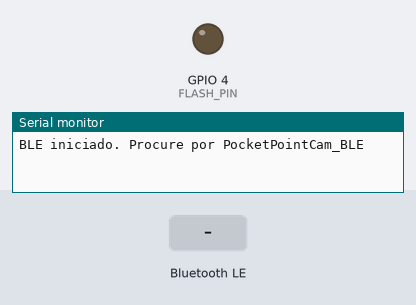
Bench run of a sketch on a simulated ESP32. Parts: output pins drawn as LEDs (lit = HIGH), the last lines printed to the serial monitor. The inputs (shaded band) are chosen by the test bench. Nothing arrives over Bluetooth unless stated; the camera gives no picture; a phone connects over Bluetooth LE 3 s after start.

Above: at 1.5 s.
1.6 s: Bluetooth LE write "ON" received
At 1.9 s:
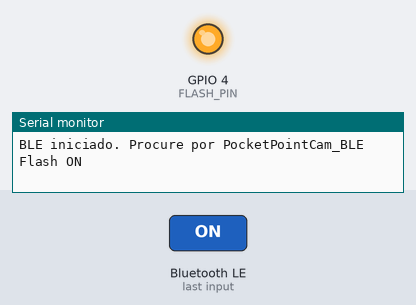
3.1 s: Bluetooth LE write "NEXT" received
At 4.2 s:
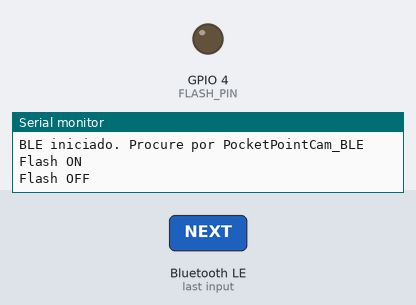
Timing chart, 0 to 6.1 s (numbered marks = the images above; inputs shaded):
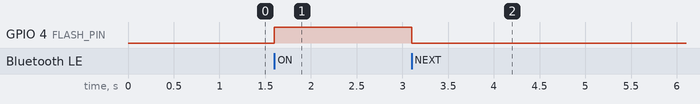

The sketch:

PocketPointCam_ESP.ino
```cpp
#include "esp_camera.h"
#include <BLEDevice.h>
#include <BLEServer.h>
#include <BLEUtils.h>
#include <BLE2902.h>
#define CAMERA_MODEL_AI_THINKER
#include "camera_pins.h"

#define FLASH_PIN 4

#define SERVICE_UUID        "12345678-1234-1234-1234-1234567890ab"
#define PHOTO_UUID          "12345678-1234-1234-1234-1234567890ac"
#define FLASH_UUID          "12345678-1234-1234-1234-1234567890ad"
#define ACK_UUID            "12345678-1234-1234-1234-1234567890ae"

BLEServer *pServer;
BLECharacteristic *photoChar;
BLECharacteristic *flashChar;
BLECharacteristic *ackChar;
bool deviceConnected = false;

class FlashCallbacks: public BLECharacteristicCallbacks {
  void onWrite(BLECharacteristic *pCharacteristic) {
    String value = pCharacteristic->getValue();  // usar String do Arduino
    if (value == "ON") {
      digitalWrite(FLASH_PIN, HIGH);
      Serial.println("Flash ON");
    } else {
      digitalWrite(FLASH_PIN, LOW);
      Serial.println("Flash OFF");
    }
  }
};


void startCamera() {
  camera_config_t config;
  config.ledc_channel = LEDC_CHANNEL_0;
  config.ledc_timer = LEDC_TIMER_0;
  config.pin_d0 = Y2_GPIO_NUM;
  config.pin_d1 = Y3_GPIO_NUM;
  config.pin_d2 = Y4_GPIO_NUM;
  config.pin_d3 = Y5_GPIO_NUM;
  config.pin_d4 = Y6_GPIO_NUM;
  config.pin_d5 = Y7_GPIO_NUM;
  config.pin_d6 = Y8_GPIO_NUM;
  config.pin_d7 = Y9_GPIO_NUM;
  config.pin_xclk = XCLK_GPIO_NUM;
  config.pin_pclk = PCLK_GPIO_NUM;
  config.pin_vsync = VSYNC_GPIO_NUM;
  config.pin_href = HREF_GPIO_NUM;
  config.pin_sscb_sda = SIOD_GPIO_NUM;
  config.pin_sscb_scl = SIOC_GPIO_NUM;
  config.pin_pwdn = PWDN_GPIO_NUM;
  config.pin_reset = RESET_GPIO_NUM;
  config.xclk_freq_hz = 20000000;
  config.pixel_format = PIXFORMAT_JPEG;
  config.frame_size = FRAMESIZE_VGA;
  config.jpeg_quality = 10;
  config.fb_count = 1;

  esp_camera_init(&config);
}

int currentIndex = 0;
int chunkSize = 500;
camera_fb_t * fb;

class AckCallbacks : public BLECharacteristicCallbacks {
  void onWrite(BLECharacteristic* pCharacteristic) {
    String value = pCharacteristic->getValue();
    if (value == "NEXT") {
      sendNextChunk();
    }
  }
};

void sendNextChunk() {
  if (!fb) return;

  if (currentIndex < fb->len) {
    int len = (currentIndex + chunkSize < fb->len) ? chunkSize : (fb->len - currentIndex);
    photoChar->setValue(fb->buf + currentIndex, len);
    photoChar->notify();
    currentIndex += len;
    Serial.printf("Chunk enviado: %d/%d\n", currentIndex, fb->len);
  } else {
    // terminou, envia END
    photoChar->setValue("END");
    photoChar->notify();
    esp_camera_fb_return(fb);
    fb = nullptr;
    Serial.println("Foto enviada com END");
  }
}


void sendPhotoBLE() {
  fb = esp_camera_fb_get();
  if (!fb) {
    Serial.println("Erro ao capturar foto");
    return;
  }

  char sizeStr[16];
  sprintf(sizeStr, "%d", fb->len);
  photoChar->setValue(sizeStr);
  photoChar->notify();
  currentIndex = 0;
}


class PhotoCallbacks: public BLECharacteristicCallbacks {
  void onWrite(BLECharacteristic *pCharacteristic) {
    String value = pCharacteristic->getValue();
    if (value == "CAPTURE") {
      sendPhotoBLE();
    }
  }
};


void setup() {
  Serial.begin(115200);

  pinMode(FLASH_PIN, OUTPUT);
  digitalWrite(FLASH_PIN, LOW);

  startCamera();

  BLEDevice::init("PocketPointCam_BLE");
  pServer = BLEDevice::createServer();

  BLEService *pService = pServer->createService(SERVICE_UUID);

  flashChar = pService->createCharacteristic(
    FLASH_UUID,
    BLECharacteristic::PROPERTY_WRITE
  );
  flashChar->setCallbacks(new FlashCallbacks());

  ackChar = pService->createCharacteristic(
      ACK_UUID,
      BLECharacteristic::PROPERTY_WRITE
  );
  ackChar->setCallbacks(new AckCallbacks());


  photoChar = pService->createCharacteristic(
    PHOTO_UUID,
    BLECharacteristic::PROPERTY_WRITE | BLECharacteristic::PROPERTY_NOTIFY
  );
  photoChar->addDescriptor(new BLE2902());
  photoChar->setCallbacks(new PhotoCallbacks());

  pService->start();
  pServer->getAdvertising()->start();

  Serial.println("BLE iniciado. Procure por PocketPointCam_BLE");
}

void loop() {

}
```

camera_pins.h
```cpp
#pragma once

#define PWDN_GPIO_NUM     32
#define RESET_GPIO_NUM    -1
#define XCLK_GPIO_NUM      0
#define SIOD_GPIO_NUM     26
#define SIOC_GPIO_NUM     27

#define Y9_GPIO_NUM       35
#define Y8_GPIO_NUM       34
#define Y7_GPIO_NUM       39
#define Y6_GPIO_NUM       36
#define Y5_GPIO_NUM       21
#define Y4_GPIO_NUM       19
#define Y3_GPIO_NUM       18
#define Y2_GPIO_NUM        5

#define VSYNC_GPIO_NUM    25
#define HREF_GPIO_NUM     23
#define PCLK_GPIO_NUM     22
```

Measured:
- after the input at 1.6 s, GPIO 4 (FLASH_PIN): LOW → HIGH at once
- after the input at 3.1 s, GPIO 4 (FLASH_PIN): HIGH → LOW at once
